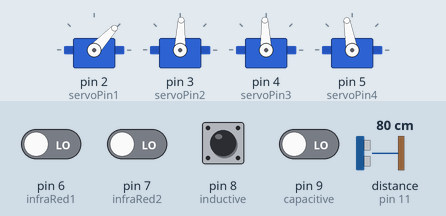
This sketch was run on a simulated Arduino Uno, built with avr-gcc and run on an emulated ATmega328P. Parts: 4 × servo. Wiring (inferred from the names in the program): ultrasonic range finder: trigger pin 10; echo pin 11. Inputs (shaded band) come from the test bench; at power-on: pin 8 (inductive) HIGH, pin 6 (infraRed1), pin 7 (infraRed2), pin 9 (capacitive) LOW, distance to the obstacle (sensor on pin 11) 80 cm. The echo pulse lasts 58.3 µs per cm; what the sketch prints to the serial monitor is not drawn.

Above: at 3.2 s.
3.3 s: distance to the obstacle (sensor on pin 11) set to 17 cm
6.3 s: distance to the obstacle (sensor on pin 11) set to 14 cm
At 6.8 s:
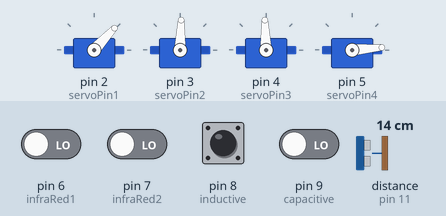
At 11.8 s:
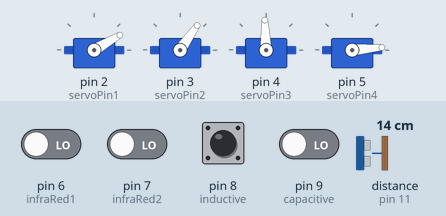
16.9 s: pin 6 (infraRed1) driven HIGH
At 18.8 s:
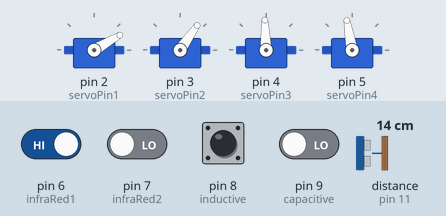
Timing chart, 0 to 25.9 s (numbered marks = the images above; inputs shaded):
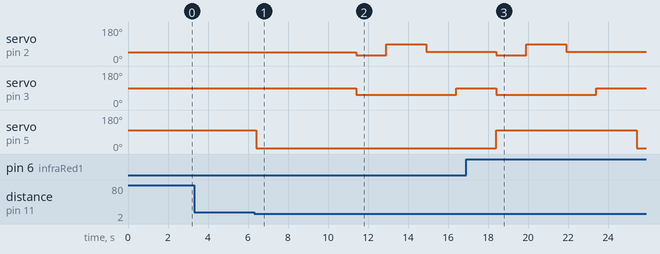

Measured:
- the behaviour switches between 16 and 15 cm on distance to the obstacle (sensor on pin 11) (found by bisection; images 0 and 1)
- after the input at 3.3 s, every drawn part: stays the same
- after the input at 6.3 s, servo on pin 2 (servoPin1): 47° → 30° after 5.1 s, → 90° 1.5 s later, → 50° 2.0 s later; servo on pin 3 (servoPin2): 88° → 55° after 5.1 s, → 90° 5.0 s later; servo on pin 5 (servoPin4): 100° → 5° after 0.10 s
- after the input at 16.9 s, servo on pin 4 (servoPin3): stays 92° (without the input it goes to 5° after 4.5 s); servo on pin 5 (servoPin4): 5° → 100° after 1.5 s instead of 6.5 s

The sketch:

caps_uno.ino
```cpp
#include <Servo.h>
Servo servo1, servo2, servo3, servo4;

#define servoPin1 2
#define servoPin2 3
#define servoPin3 4
#define servoPin4 5
#define infraRed1 6
#define infraRed2 7
#define inductive 8
#define capacitive 9

int trigPin = 10;
int echoPin = 11;

int ir1=0;
int ir2=0;
int ind=0;
int cap=0;

bool lanjutTahap2 = false;
bool tahap2selesai = true;
bool ambilsampah = false;
int counterAmbilSampah = 0;
bool servoDiam = false;
bool orangTerdeteksi = false;
unsigned long terakhirGerak = 0;

void setup() {
  // put your setup code here, to run once:
  pinMode(servoPin1, OUTPUT);
  pinMode(servoPin2, OUTPUT);
  pinMode(servoPin3, OUTPUT);
  pinMode(servoPin4, OUTPUT);
  pinMode(infraRed1, INPUT);
  pinMode(infraRed2, INPUT);
  pinMode(inductive, INPUT);
  pinMode(capacitive, INPUT);
  pinMode(trigPin, OUTPUT);
  pinMode(echoPin, INPUT);

  servo1.attach(servoPin1);
  servo2.attach(servoPin2);
  servo3.attach(servoPin3);
  servo4.attach(servoPin4);
  servo1.write(47);
  servo2.write(88);
  servo3.write(92);
  servo4.write(100);

  delay(2000);

  Serial.begin(9600);
}

void loop() {
  // put your main code here, to run repeatedly:
  int jarakGerak = bacaJarak(trigPin, echoPin);
  // Tahap 1: sensor infrared dan inductive
  ir1 = digitalRead(infraRed1);
  ind = digitalRead(inductive);
  // Tahap 2: sensor infrared dan capacitive
  ir2 = digitalRead(infraRed2); // Asumsi pakai sensor infrared yg sama
  cap = digitalRead(capacitive);

  Serial.print("ir1 : ");
  Serial.print(ir1);
  Serial.print(" | ir2 : ");
  Serial.println(ir2);
  Serial.print("ind : ");
  Serial.print(ind);
  Serial.print(" | cap : ");
  Serial.println(cap);
  Serial.print("Jarak : ");
  Serial.println(jarakGerak);

  // Sensor gerak → servo
  if (jarakGerak > 0 && jarakGerak < 15 && !orangTerdeteksi) {
    Serial.println("👤 Orang terdeteksi. Membuka tutup...");
    servo4.write(5); // Buka
    orangTerdeteksi = true;
    terakhirGerak = millis();
    delay(5000);
    ambilsampah = true;

    if (servoDiam){
      counterAmbilSampah = 0;
      servoDiam = false;
    }
  }

  // Tutup setelah 5 detik
  if (orangTerdeteksi && millis() - terakhirGerak > 5000) {
    servo4.write(100); // Tutup
    orangTerdeteksi = false;
    Serial.println("🔒 Menutup tutup tong.");
  }

  if (tahap2selesai && ambilsampah && !servoDiam){
    servo1.write(30);
    servo2.write(55);
    delay(1500);
    servo1.write(90);
    delay(2000);
    servo1.write(50);
    delay(1500);
    servo2.write(90);
    delay(1000);

    ambilsampah = true;
    counterAmbilSampah++;

    if (counterAmbilSampah >= 3){
      servoDiam = true;
      servo1.write(47);
      servo2.write(88);
      servo3.write(92);

      ir1 = digitalRead(infraRed1);

      if (ambilsampah && ir1 == HIGH){
        ambilsampah = false;
      }
    }
  }

  ir1 = digitalRead(infraRed1);

  if (ambilsampah && tahap2selesai && ir1 == LOW){
    Serial.println("Tahap 1 : IR1 Aktif, menunggu sensor logam...");
    delay(1000);

    counterAmbilSampah = 0;
    servoDiam = false;

    ind = digitalRead(inductive);

    if (ind == LOW) {
      Serial.println("Sampah logam terdeteksi");
      servo2.write(5); // servo ke kanan
      delay(2000);
      servo2.write(90);
      tahap2selesai = true;
      ambilsampah = true;
    } else {
      Serial.println("Sampah non-logam, lanjut ke tahap 2");
      servo2.write(175); // servo ke kiri
      delay(2000);
      servo2.write(90);
      lanjutTahap2 = true;
      tahap2selesai = false;
      ambilsampah = false;
    }
  }else if (ambilsampah && ir1 == HIGH){
    delay(1000);
    ambilsampah = true;
  }

  if (lanjutTahap2 && !tahap2selesai && ir2 == LOW) {
    Serial.println("Tahap 2: IR2 aktif, menunggu sensor kapasitif...");
    delay(1000); // tunggu objek sampai bawah

    cap = digitalRead(capacitive); // baca ulang setelah delay

    if (cap == HIGH) {
      Serial.println("Sampah non-organik terdeteksi");
      servo3.write(175); // servo ke kanan
    } else {
      Serial.println("Sampah organik terdeteksi");
      servo3.write(5); // servo ke kiri
    }
    delay(2000);
    servo3.write(90);
    lanjutTahap2 = false;
    tahap2selesai = true;
    ambilsampah = true;
  }
}

int bacaJarak(int trigPin, int echoPin) {
  digitalWrite(trigPin, LOW); delayMicroseconds(2);
  digitalWrite(trigPin, HIGH); delayMicroseconds(10);
  digitalWrite(trigPin, LOW);

  long durasi = pulseIn(echoPin, HIGH, 30000);
  if (durasi == 0) return -1;
  return durasi * 0.034 / 2;
}
```
